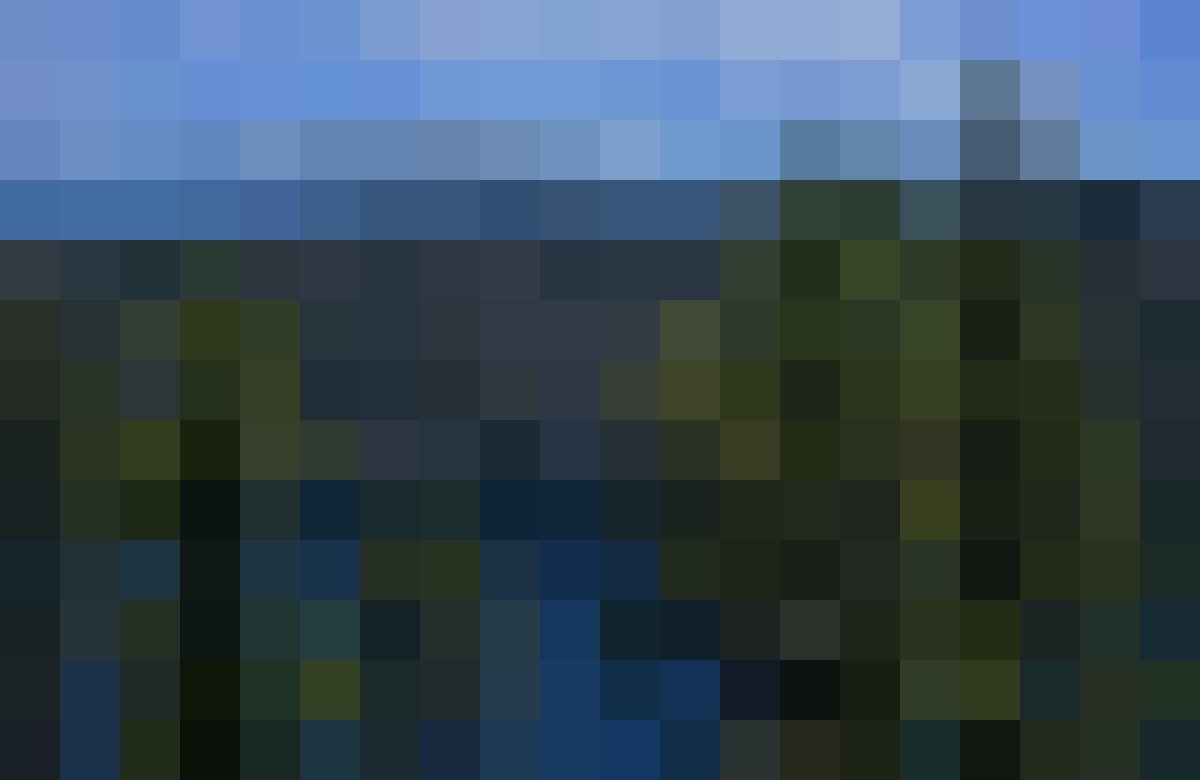
#> input picture image/pix_tahoe.JPG, 6000 x 3900 px (shown at 1/5 size)
$ python pixelizer.py ../pix_tahoe.JPG 5 ../trees.JPG
#> lines starting #> are read from the running program, lines starting #| are printed output that depends on the picture
import numpy as np
import matplotlib.pyplot as plt
from PIL import Image
import sys

def make_pallate():
    pallate = []
    nums = [0,51,102,204,255]
    for i in nums:
        for j in nums:
            for k in nums:
                pallate.append(np.array([i,j,k]))
    return pallate

pallate = make_pallate()

# [19 lines left out: function lim_pal, not called in this run]

def myround(x, base=5):
    return base * round(x/base)

def bit_8(triple_set):
    x = 0
    y = 0
    z = 0
    count = 0
    for i in triple_set:
        x += i[0]
        y += i[1]
        z += i[2]
        count += 1
    x /= count
    y /= count
    z /= count
    bit_pixel = np.array([myround(x,40),myround(y,40),myround(z,40)])
    return bit_pixel

# [43 lines left out: functions average, pixelate, not called in this run]

def shrink(picture,pix_across):
    picture_copy = picture.copy()
    pix_size = length//pix_across
    pix_down = height//pix_size
    v_cutoff = (height - pix_size*pix_down)//2
    h_cutoff = (length - pix_size*pix_across)//2
    picture_copy = picture_copy[v_cutoff:v_cutoff+pix_size*pix_down, h_cutoff:h_cutoff+pix_size*pix_across]
    pixel_count = 0
    for i in range(pix_down):
        for j in range(pix_across):
            pixels = list()
            #averages pixels in a square area
            for a in range(pix_size//4,3*pix_size//4,2):
                for b in range(pix_size//4,3*pix_size//4,2):
                    pixels.append(picture_copy[pix_size*i + a][pix_size*j + b])
            pixel_count += 1
            percent_done = ((pixel_count/(pix_down*pix_across))*100)//1
            print('     processing image: ' + str(percent_done) + '%', end = '\r')
            #print('processing pixel ' + str(pixel_count)+' '+str(i)+':'+str(j))
            avg = bit_8(pixels)
            #rewrites the pixels to the average

    new_picture = np.empty((pix_down,pix_across,3))
    for i in range(pix_down):
        for j in range(pix_across):
            new_picture[i][j] = avg
    return new_picture

# [10 lines left out: function contrast, not called in this run]

if __name__ == '__main__':
    color_img = Image.open(sys.argv[1])
#> color_img is the input picture: PIL image 6000x3900 RGB; mean R, G, B 53.7, 72.7, 85.8
    image_matrix = np.array(color_img,dtype = np.uint8)
    height = (len(image_matrix))
#> height = 3900
    length = (len(image_matrix[0]))
#> length = 6000
    pixelated = shrink(image_matrix, int(sys.argv[2]))
#> in shrink, `pix_size = length//pix_across`: pix_size = 1200
#> in shrink, `pix_down = height//pix_size`: pix_down = 3
#> in shrink, `v_cutoff = (height - pix_size*pix_down)//2`: v_cutoff = 150
#> in shrink, `h_cutoff = (length - pix_size*pix_across)//2`: h_cutoff = 0
#> in shrink, `picture_copy = picture_copy[v_cutoff:v_cutoff+pix_size*pix_down, h_cut..`:
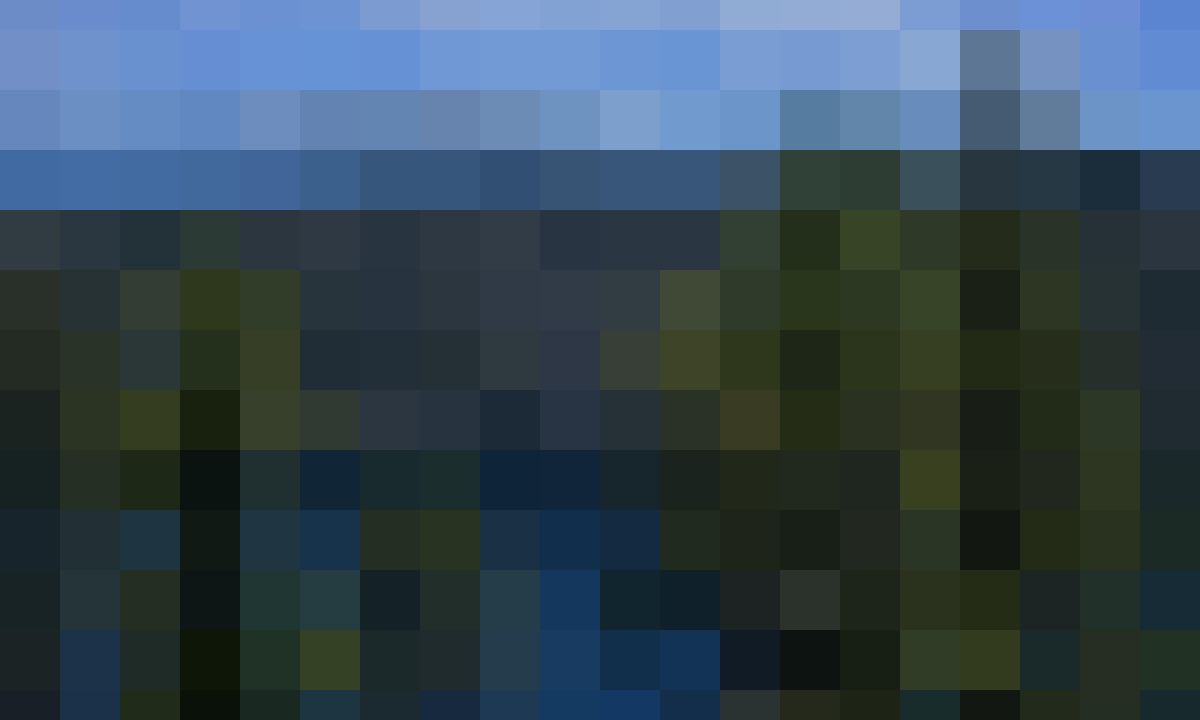
#> picture_copy: shape (3600, 6000, 3) (shown at 1/5 size); mean R, G, B 52.1, 70.6, 82.2
#> after the loop in shrink, `for i in range(pix_down):`: pixel_count = 15
    if sys.argv[3] and sys.argv[3] == 's':
        print(type(pixelated))
        result = Image.fromarray(pixelated)
        result.save('aa' + sys.argv[1])
        print('image written:' + sys.argv[1])
#    else:
#        plt.imshow(pixelated)
#        plt.show()
